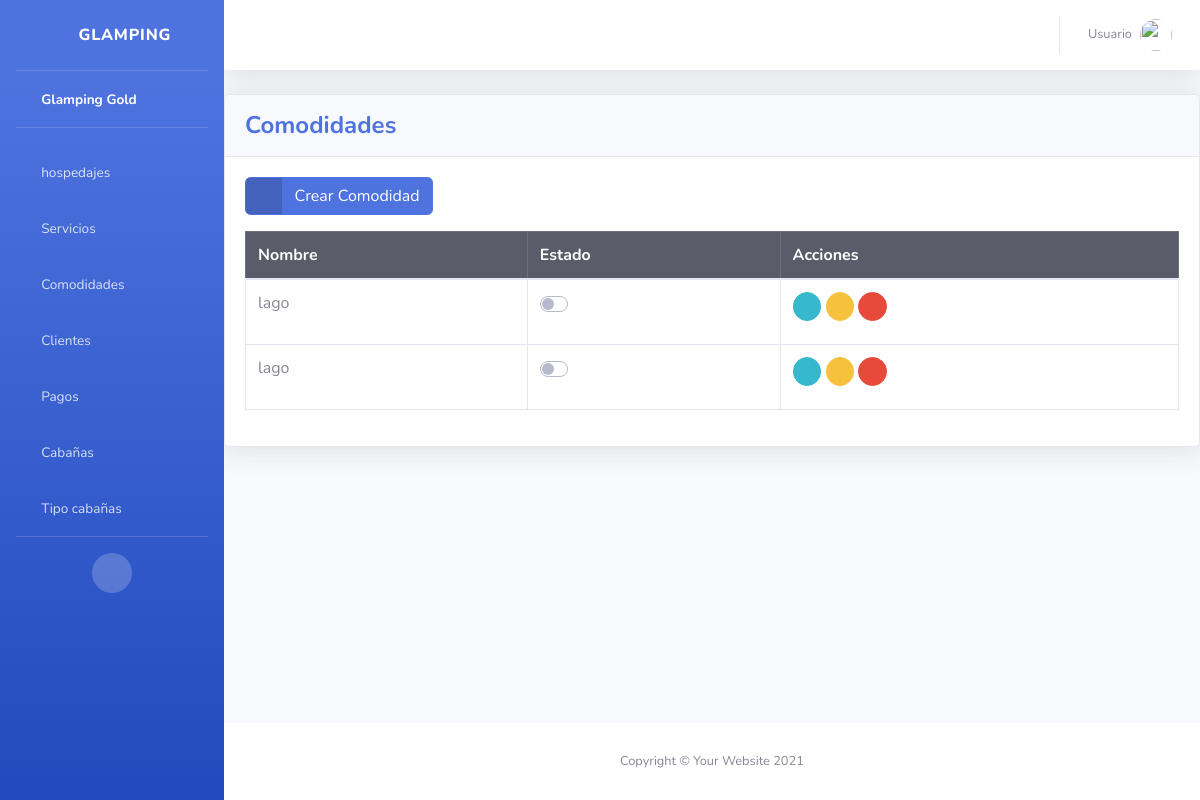
Before: /comodidades/ with the older database file.
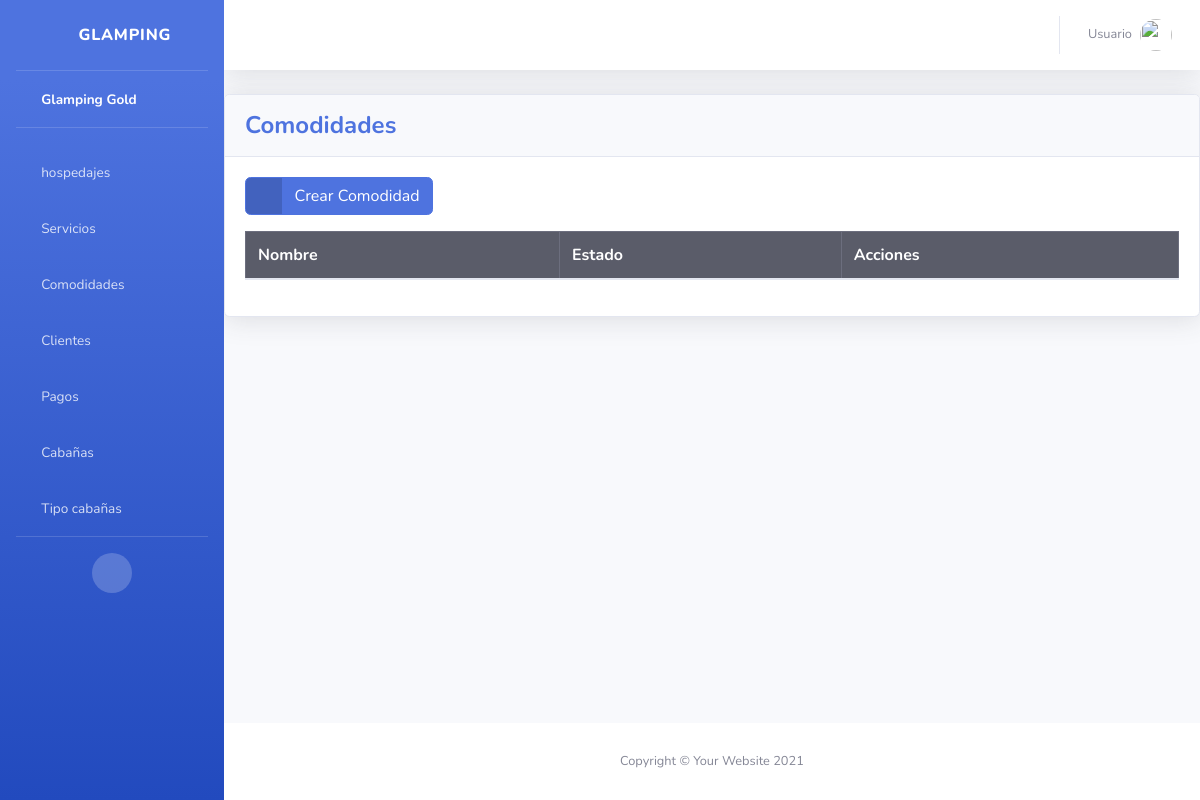
After: the same page with the newer database file.
### comodidades/models.py (models this page shows)
class Comodidad(models.Model):
    nombre = models.CharField(max_length=40)
    status = models.BooleanField(default=True)

### comodidades/views.py (the view)
# urls.py: path('comodidades/', include('comodidades.urls')),
def comodidades(request):
    comodidades_list = Comodidad.objects.all()
    return render(request, 'comodidades/index.html',{'comodidades_list': comodidades_list}
)

### templates/comodidades/index.html (shortened to what this page needs)
{% extends 'base.html' %}
{% block content %}
<div class="card shadow mb-4">
    <div class="card-header py-3">
        <h4 class="m-0 font-weight-bold text-primary">Comodidades</h4>
    </div>
    <div class="card-body">
        <div class="table-responsive">
            <a href="{% url 'create_comodidad' %}" class="btn btn-primary btn-icon-split mb-3">
                <span class="icon text-white-50">
                  <i class="fas fa-plus"></i>
              </span>
              <span class="text">Crear Comodidad</span>
            </a>
            <table class="table table-bordered" id="dataTable" width="100%" cellspacing="0">
                <thead class="table-dark">
                    <tr>
                        <th>Nombre</th>
                        <th>Estado</th>
                        <th>Acciones</th>
                    </tr>
                </thead>
                <tbody>
                    {% for comodidad in comodidades_list %}
                    <tr>
                    <td>{{ comodidad.nombre }}</td>
                    <td>
                        <form action="" method="POST">
                            <div class="custom-control custom-switch">
                            </div>
                        </form>
                    </td>
                    <td>
                        <a href="" class="btn btn-info btn-circle btn-sm">
                            <i class="fas fa-info-circle"></i>
                        </a>
                        <a href="" class="btn btn-warning btn-circle btn-sm">
                            <i class="fas fa-edit"></i>
                        </a>
                        <a href="" class="btn btn-danger btn-circle btn-sm">
                            <i class="fas fa-trash"></i>
                        </a>
                    </td>
                    </tr>
                    {% endfor %}
                </tbody>
            </table>
        </div>
    </div>
</div>
{%endblock%}

Changed rows visible on the page:
removed Comodidad: nombre "lago"
removed Comodidad: nombre "lago"
